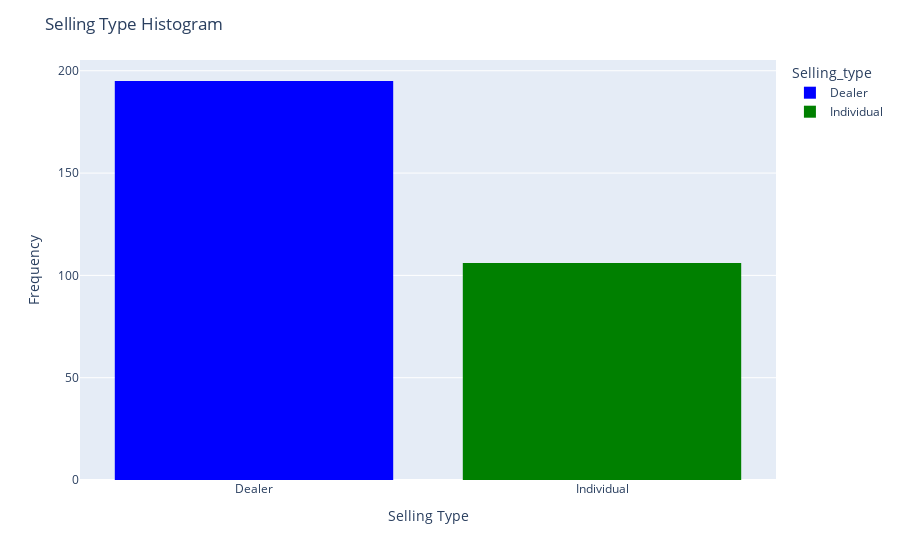

The notebook cell this image was saved under:
### Markdown cell above
# 1.1 Selling Type

### Code cell
fig = px.histogram(df, x='Selling_type', color='Selling_type',
                   color_discrete_sequence=['blue', 'green', 'red'])
fig.update_layout(title='Selling Type Histogram',
                  xaxis_title='Selling Type',
                  yaxis_title='Frequency')

fig.show()

### Figure 1 — Plotly figure (JSON) as saved in the notebook; plotly's stock layout.template omitted (floating-point values rounded to 4 significant figures; data arrays with more than 128 entries replaced by an {"elided": "..."} marker saying what was removed)
{"data": [{"alignmentgroup": "True", "bingroup": "x", "hovertemplate": "Selling_type=%{x}<br>count=%{y}<extra></extra>", "legendgroup": "Dealer", "marker": {"color": "blue", "pattern": {"shape": ""}}, "name": "Dealer", "offsetgroup": "Dealer", "orientation": "v", "showlegend": true, "type": "histogram", "x": {"elided": "195 str values"}, "xaxis": "x", "yaxis": "y"}, {"alignmentgroup": "True", "bingroup": "x", "hovertemplate": "Selling_type=%{x}<br>count=%{y}<extra></extra>", "legendgroup": "Individual", "marker": {"color": "green", "pattern": {"shape": ""}}, "name": "Individual", "offsetgroup": "Individual", "orientation": "v", "showlegend": true, "type": "histogram", "x": ["Individual", "Individual", "Individual", "Individual", "Individual", "Individual", "Individual", "Individual", "Individual", "Individual", "Individual", "Individual", "Individual", "Individual", "Individual", "Individual", "Individual", "Individual", "Individual", "Individual", "Individual", "Individual", "Individual", "Individual", "Individual", "Individual", "Individual", "Individual", "Individual", "Individual", "Individual", "Individual", "Individual", "Individual", "Individual", "Individual", "Individual", "Individual", "Individual", "Individual", "Individual", "Individual", "Individual", "Individual", "Individual", "Individual", "Individual", "Individual", "Individual", "Individual", "Individual", "Individual", "Individual", "Individual", "Individual", "Individual", "Individual", "Individual", "Individual", "Individual", "Individual", "Individual", "Individual", "Individual", "Individual", "Individual", "Individual", "Individual", "Individual", "Individual", "Individual", "Individual", "Individual", "Individual", "Individual", "Individual", "Individual", "Individual", "Individual", "Individual", "Individual", "Individual", "Individual", "Individual", "Individual", "Individual", "Individual", "Individual", "Individual", "Individual", "Individual", "Individual", "Individual", "Individual", "Individual", "Individual", "Individual", "Individual", "Individual", "Individual", "Individual", "Individual", "Individual", "Individual", "Individual", "Individual"], "xaxis": "x", "yaxis": "y"}], "layout": {"barmode": "relative", "legend": {"title": {"text": "Selling_type"}, "tracegroupgap": 0}, "margin": {"t": 60}, "title": {"text": "Selling Type Histogram"}, "xaxis": {"anchor": "y", "categoryarray": ["Dealer", "Individual"], "categoryorder": "array", "domain": [0, 1], "title": {"text": "Selling Type"}}, "yaxis": {"anchor": "x", "domain": [0, 1], "title": {"text": "Frequency"}}}}
